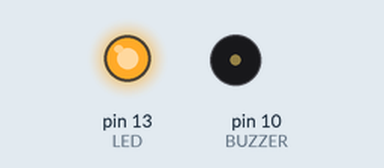
This sketch was run on a simulated Arduino Uno, built with avr-gcc and run on an emulated ATmega328P. Shown: output pins drawn as LEDs (lit = HIGH), buzzer (waves = sounding, pin HIGH).

Above: at 1.0 s.
At 3.1 s:
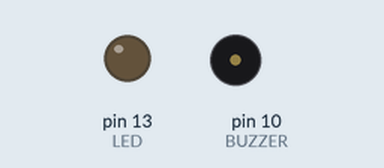
Timing chart, 0 to 5.3 s (numbered marks = the images above):
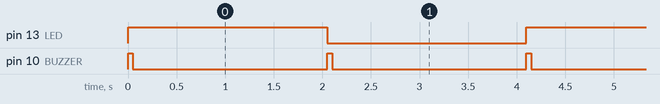

Measured:
- by itself, pin 13 (LED): alternates HIGH for 2.1 s and LOW for 2.1 s
- by itself, pin 10 (BUZZER): alternates HIGH for 0.05 s and LOW for 2.0 s
- by itself, everything shown: repeats every 4.1 s, in 4 steps

The sketch:

Buzzer.ino
```cpp
//상수 변수 선언
const int LED = 13;
const int HIGH_VALUE = 1;
const int LOW_VALUE = 0;

//부저 핀 정의
#define BUZZER 10

// 장치에 대한 환경 설정
void setup() {
  // 아두이노 핀맵 참조
  // 13번핀(LED_BUILTIN) 출력 방향 설정
  pinMode(LED, OUTPUT);
  pinMode(BUZZER, OUTPUT);

}
// main() 메서드 숨겨져있음.
// 동작하는 루틴 적용.
void loop() {
  // 13번핀 디지털 신호 high
  digitalWrite(LED, HIGH_VALUE);
  // 시간 딜레이 1초 2초 등 바꿀 수 있음 ms 기준으로 1000ms = 1초
  buzStart();
  delay(2000);
  // 13번핀 디지털 신호 low
  digitalWrite(LED, LOW_VALUE);
  buzStart();
  delay(2000);
}

void buzStart(){
  digitalWrite(BUZZER, HIGH);
  delay(50);
  digitalWrite(BUZZER, LOW);
}
```
